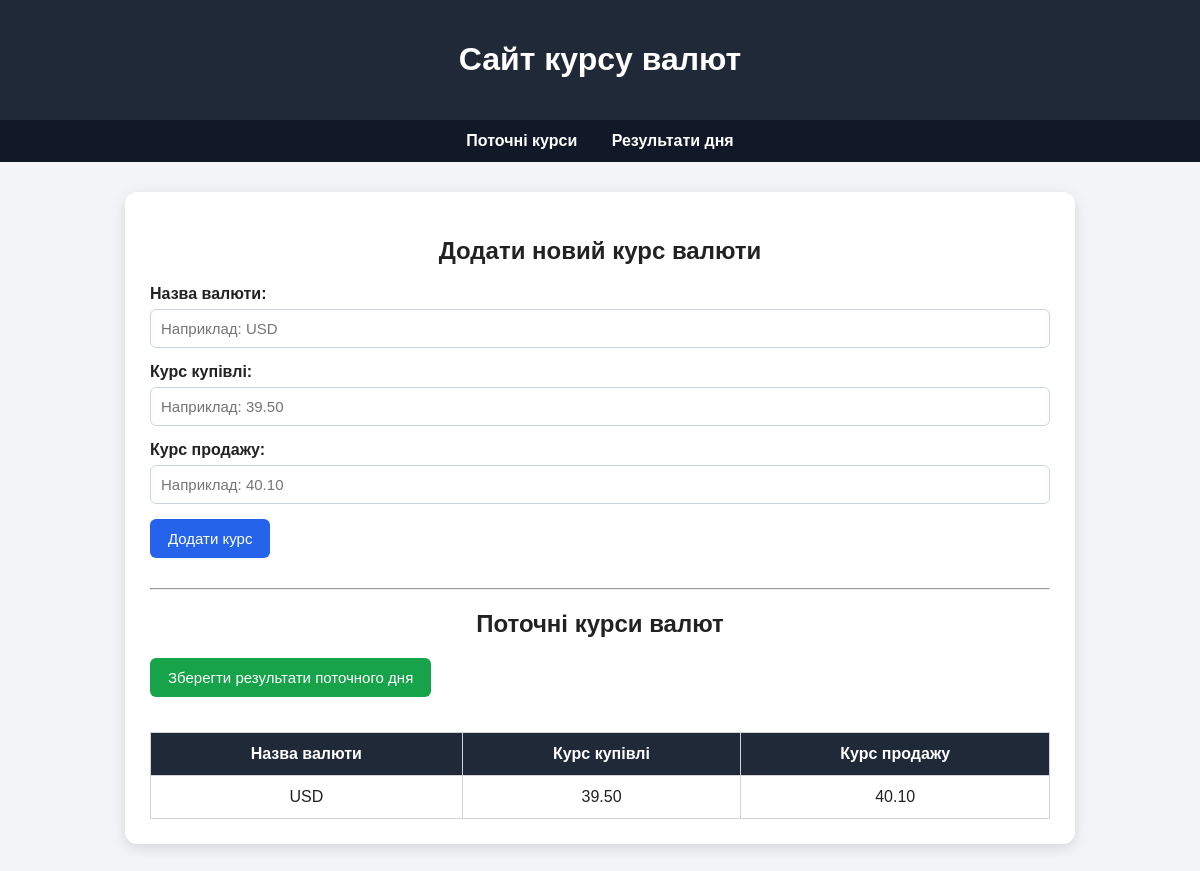
Before: / with the older database file.
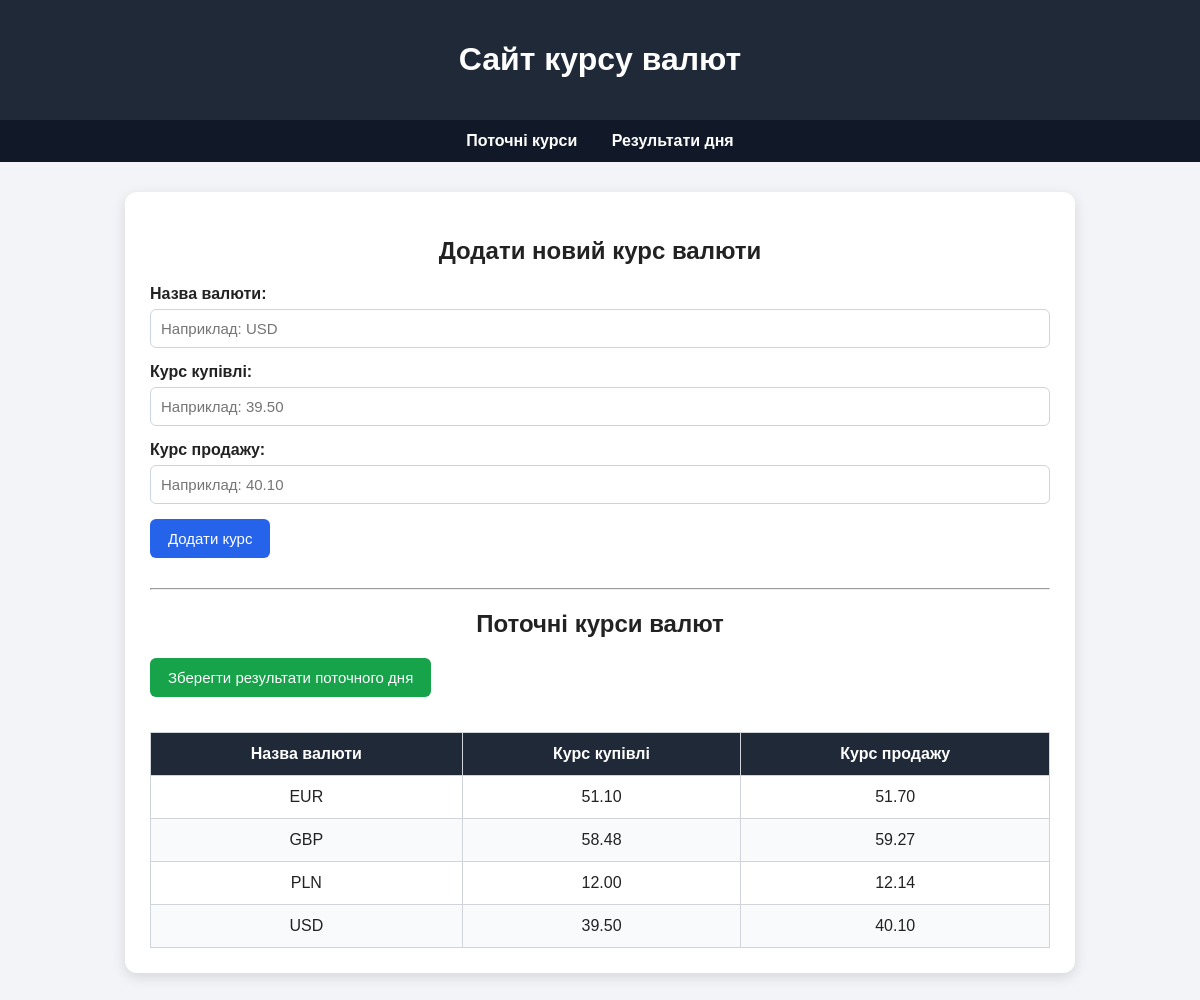
After: the same page with the newer database file.
### rates/models.py (models this page shows, shortened)
class CurrencyRate(models.Model):
    name = models.CharField(
        max_length=100,
        verbose_name="Назва валюти"
    )
    buy_rate = models.DecimalField(
        max_digits=10,
        decimal_places=2,
        verbose_name="Курс купівлі"
    )
    sell_rate = models.DecimalField(
        max_digits=10,
        decimal_places=2,
        verbose_name="Курс продажу"
    )
    created_at = models.DateTimeField(
        auto_now_add=True,
        verbose_name="Дата додавання"
    )
    class Meta:
        verbose_name = "Курс валюти"
        verbose_name_plural = "Курси валют"

### rates/views.py (the view)
# urls.py: path('', views.index, name='index'),
def index(request):
    rates = CurrencyRate.objects.all().order_by('name')
    if request.method == 'POST':
        form = CurrencyRateForm(request.POST)
        if form.is_valid():
            form.save()
            return redirect('index')
    else:
        form = CurrencyRateForm()
    context = {
        'rates': rates,
        'form': form,
    }
    return render(request, 'rates/index.html', context)

### rates/forms.py
class CurrencyRateForm(forms.ModelForm):
    class Meta:
        model = CurrencyRate
        fields = ['name', 'buy_rate', 'sell_rate']
        labels = {
            'name': 'Назва валюти',
            'buy_rate': 'Курс купівлі',
            'sell_rate': 'Курс продажу',
        }
        widgets = {
            'name': forms.TextInput(attrs={
                'class': 'form-control',
                'placeholder': 'Наприклад: USD'
            }),
            'buy_rate': forms.NumberInput(attrs={
                'class': 'form-control',
                'placeholder': 'Наприклад: 39.50',
                'step': '0.01'
            }),
            'sell_rate': forms.NumberInput(attrs={
                'class': 'form-control',
                'placeholder': 'Наприклад: 40.10',
                'step': '0.01'
            }),
        }

### templates/rates/index.html (shortened to what this page needs)
{% extends 'rates/base.html' %}
{% block content %}
<h2>Додати новий курс валюти</h2>
<form method="post">
    <div class="form-group">
        {{ form.name.label_tag }}
        {{ form.name }}
    </div>
    <div class="form-group">
        {{ form.buy_rate.label_tag }}
        {{ form.buy_rate }}
    </div>
    <div class="form-group">
        {{ form.sell_rate.label_tag }}
        {{ form.sell_rate }}
    </div>
    <button type="submit">Додати курс</button>
</form>
<hr>
<h2>Поточні курси валют</h2>
<a class="button-link save-button" href="{% url 'save_today_rates' %}">
    Зберегти результати поточного дня
</a>
{% if rates %}
<table>
    <thead>
        <tr>
            <th>Назва валюти</th>
            <th>Курс купівлі</th>
            <th>Курс продажу</th>
        </tr>
    </thead>
    <tbody>
        {% for rate in rates %}
        <tr>
            <td>{{ rate.name }}</td>
            <td>{{ rate.buy_rate }}</td>
            <td>{{ rate.sell_rate }}</td>
        </tr>
        {% endfor %}
    </tbody>
</table>
{% else %}
<p class="empty">Поки що курси валют не додані.</p>
{% endif %}
{% endblock %}

Changed rows visible on the page:
added CurrencyRate: name "EUR", buy_rate "51.10", sell_rate "51.70"
added CurrencyRate: name "GBP", buy_rate "58.48", sell_rate "59.27"
added CurrencyRate: name "PLN", buy_rate "12.00", sell_rate "12.14"
